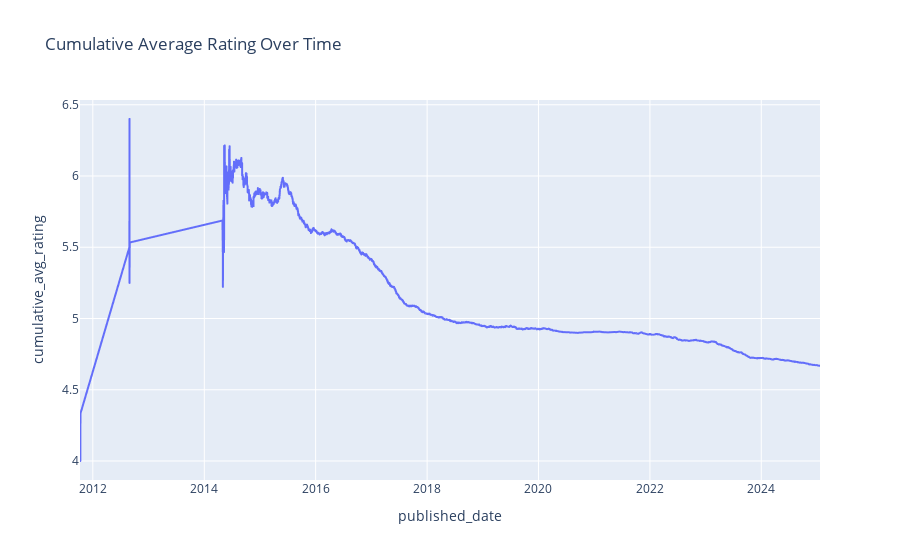

Source (notebook cell):
### Code cell
# Sort by 'published_date'
reviews_df = reviews_df.sort_values('published_date')

# Calculate cumulative average rating
reviews_df['cumulative_avg_rating'] = reviews_df['rating'].expanding().mean()

# Use Plotly to graph
fig = px.line(
    reviews_df, 
    x='published_date', 
    y='cumulative_avg_rating',
    title='Cumulative Average Rating Over Time'
)

# Show the figure
fig.show()

### Figure 1 — Plotly figure (JSON) as saved in the notebook; plotly's stock layout.template omitted (floating-point values rounded to 4 significant figures; data arrays with more than 128 entries replaced by an {"elided": "..."} marker saying what was removed)
{"data": [{"hovertemplate": "published_date=%{x}<br>cumulative_avg_rating=%{y}<extra></extra>", "legendgroup": "", "line": {"color": "#636efa", "dash": "solid"}, "marker": {"symbol": "circle"}, "mode": "lines", "name": "", "showlegend": false, "type": "scattergl", "x": {"elided": "3899 str values"}, "xaxis": "x", "y": {"elided": "3899 float values"}, "yaxis": "y"}], "layout": {"legend": {"tracegroupgap": 0}, "title": {"text": "Cumulative Average Rating Over Time"}, "xaxis": {"anchor": "y", "domain": [0, 1], "title": {"text": "published_date"}}, "yaxis": {"anchor": "x", "domain": [0, 1], "title": {"text": "cumulative_avg_rating"}}}}
